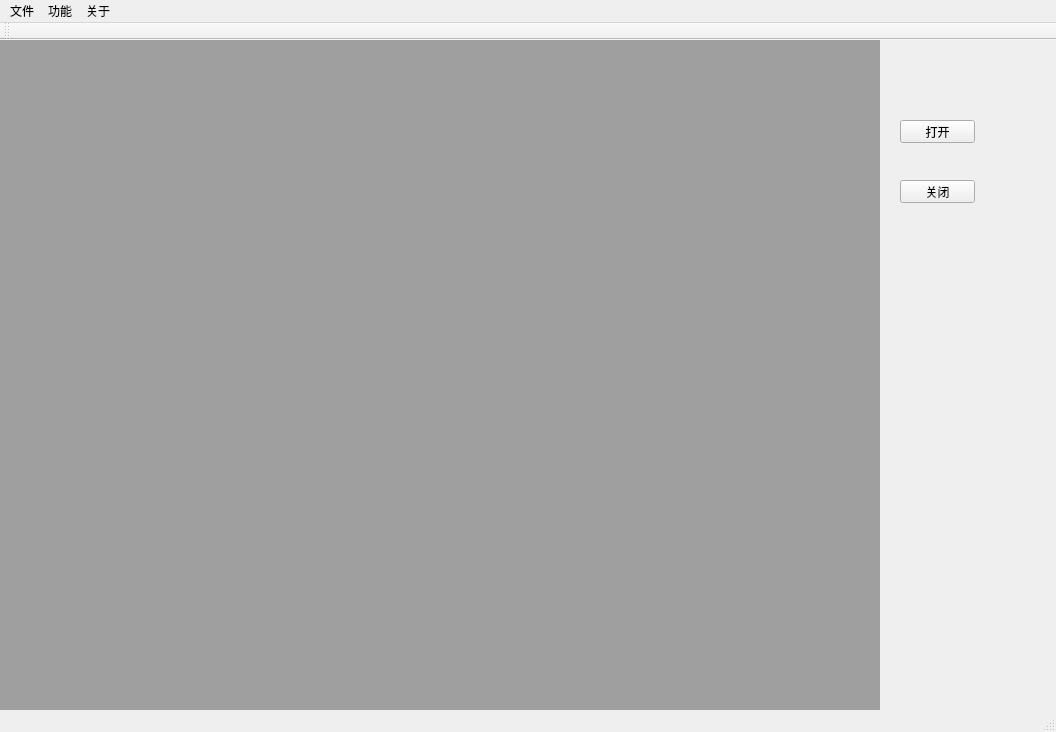
<?xml version="1.0" encoding="UTF-8"?>
<ui version="4.0">
 <class>QtSDKClass</class>
 <widget class="QMainWindow" name="QtSDKClass">
  <property name="geometry">
   <rect>
    <x>0</x>
    <y>0</y>
    <width>1056</width>
    <height>732</height>
   </rect>
  </property>
  <property name="windowTitle">
   <string>QtSDK</string>
  </property>
  <widget class="QWidget" name="centralWidget">
   <widget class="QPushButton" name="pushButton">
    <property name="geometry">
     <rect>
      <x>900</x>
      <y>80</y>
      <width>75</width>
      <height>23</height>
     </rect>
    </property>
    <property name="text">
     <string>打开</string>
    </property>
   </widget>
   <widget class="QPushButton" name="pushButton_2">
    <property name="geometry">
     <rect>
      <x>900</x>
      <y>140</y>
      <width>75</width>
      <height>23</height>
     </rect>
    </property>
    <property name="text">
     <string>关闭</string>
    </property>
   </widget>
   <widget class="QMdiArea" name="mdiArea">
    <property name="geometry">
     <rect>
      <x>-1</x>
      <y>-1</y>
      <width>881</width>
      <height>741</height>
     </rect>
    </property>
   </widget>
  </widget>
  <widget class="QMenuBar" name="menuBar">
   <property name="geometry">
    <rect>
     <x>0</x>
     <y>0</y>
     <width>1056</width>
     <height>23</height>
    </rect>
   </property>
   <widget class="QMenu" name="menu">
    <property name="title">
     <string>文件</string>
    </property>
   </widget>
   <widget class="QMenu" name="menu_2">
    <property name="title">
     <string>功能</string>
    </property>
   </widget>
   <widget class="QMenu" name="menu_3">
    <property name="title">
     <string>关于</string>
    </property>
   </widget>
   <addaction name="menu"/>
   <addaction name="menu_2"/>
   <addaction name="menu_3"/>
  </widget>
  <widget class="QToolBar" name="mainToolBar">
   <attribute name="toolBarArea">
    <enum>TopToolBarArea</enum>
   </attribute>
   <attribute name="toolBarBreak">
    <bool>false</bool>
   </attribute>
  </widget>
  <widget class="QStatusBar" name="statusBar"/>
 </widget>
 <layoutdefault spacing="6" margin="11"/>
 <resources>
  <include location="QtSDK.qrc"/>
 </resources>
 <connections>
  <connection>
   <sender>pushButton</sender>
   <signal>clicked()</signal>
   <receiver>QtSDKClass</receiver>
   <slot>onButton()</slot>
   <hints>
    <hint type="sourcelabel">
     <x>76</x>
     <y>157</y>
    </hint>
    <hint type="destinationlabel">
     <x>80</x>
     <y>182</y>
    </hint>
   </hints>
  </connection>
  <connection>
   <sender>pushButton_2</sender>
   <signal>clicked()</signal>
   <receiver>QtSDKClass</receiver>
   <slot>closeButton()</slot>
   <hints>
    <hint type="sourcelabel">
     <x>69</x>
     <y>328</y>
    </hint>
    <hint type="destinationlabel">
     <x>71</x>
     <y>364</y>
    </hint>
   </hints>
  </connection>
 </connections>
 <slots>
  <slot>onButton()</slot>
  <slot>closeButton()</slot>
 </slots>
</ui>
